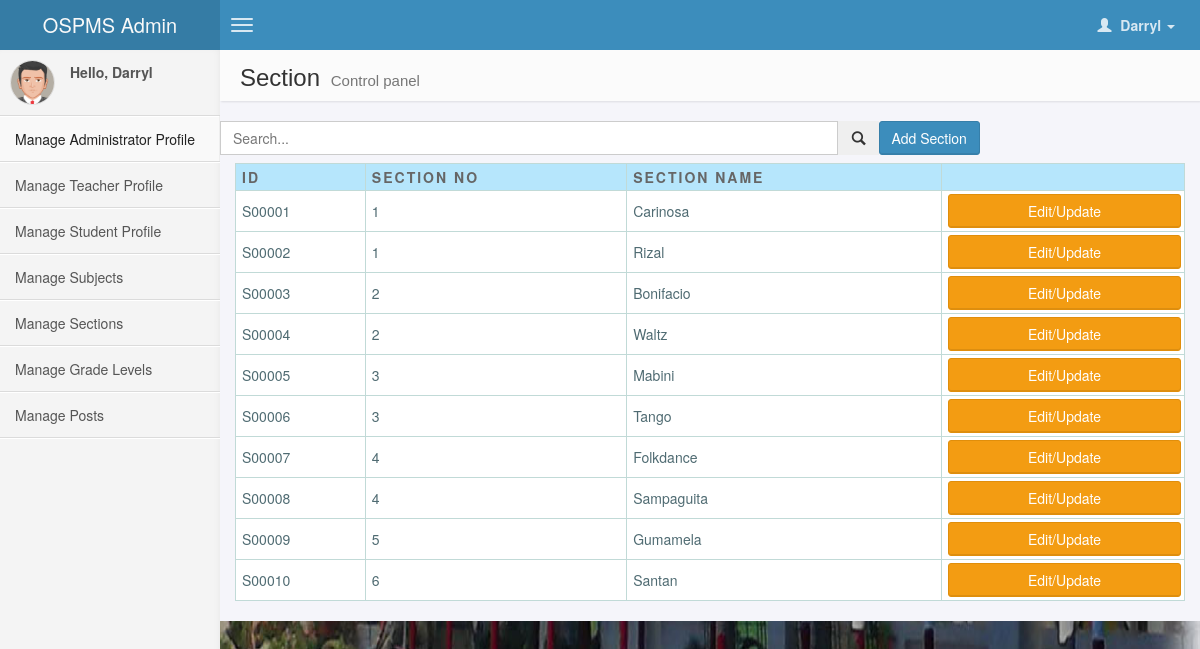
/index.php?r=lss&scs (signed in), run on the app's committed database.
### tables this page shows
CREATE TABLE `section_list` (
  `sectionID` varchar(6) NOT NULL DEFAULT '',
  `sectionNo` varchar(2) DEFAULT NULL,
  `section_name` varchar(20) DEFAULT NULL,
  PRIMARY KEY (`sectionID`)
);

### model/administrator.php (called while the page is built, shortened)
<?php
function get_allsection()
{
	include "config/conn.php";
	$sql="Select * from section_list";
	$sql=mysqli_query($cxn,$sql);
	return $sql;
}
?>

### views/admin.php (the view, shortened to what this page needs)
<!DOCTYPE html>
<html>
    <head>
            <link href="views/plugins/bootstrap/bootstrap.css" rel="stylesheet"/>
            <link href="views/css/admin.css" rel="stylesheet" />
    </head>
    <body class="skin-blue" onload="check()">
        <header class="header">
            <a href="index.php?r=lss" class="logo">
                OSPMS Admin
            </a>
            <nav class="navbar navbar-static-top" role="navigation">
                <a href="#" class="navbar-btn sidebar-toggle" data-toggle="offcanvas" role="button">
                    <span class="icon-bar"></span>
                    <span class="icon-bar"></span>
                    <span class="icon-bar"></span>
                </a>
                <div class="navbar-right">
                    <ul class="nav navbar-nav">
                        <li class="dropdown user user-menu">
                            <a href="#" class="dropdown-toggle" data-toggle="dropdown">
                                <i class="glyphicon glyphicon-user"></i>
                                <span>
                            <?php
                                if((isset($_SESSION['reg_fname'])))
                                {
                                echo ''.$_SESSION['reg_fname'].'';
                                }
                            ?>
                        <i class="caret"></i></span>
                            </a>
                        </li>
                    </ul>
                </div>
            </nav>
        </header>
        <div class="wrapper row-offcanvas row-offcanvas-left">
            <aside class="left-side sidebar-offcanvas">
                <section class="sidebar">
                    <div class="user-panel">
                        <div class="pull-left image">
                            <img src="views/res/avatar5.png" class="img-circle" alt="User Image" />
                        </div>
                        <div class="pull-left info">
                        <?php
                        if(isset($_SESSION['reg_fname']))
                        {
                            echo '<p>Hello, '.$_SESSION['reg_fname'].'</p>';
                        }
                        ?>
                        </div>
                    </div>
                    <ul class="sidebar-menu">
                        <li class="active">
                            <a href="index.php?r=lss&ap">
                                <i class=""></i> <span>Manage Administrator Profile </span>
                            </a>
                        </li>
                         <li>
                            <a href="index.php?r=lss&tp">
                                <i class=""></i> <span>Manage Teacher Profile</span>
                            </a>
                        </li>
                         <li>
                            <a href="index.php?r=lss&sp">
                                <i class=""></i> <span>Manage Student Profile</span>
                            </a>
                        </li>
                        <li>
                            <a href="index.php?r=lss&sbs">
                                <i class=""></i> <span>Manage Subjects</span>
                            </a>
                        </li>
                        <li>
                            <a href="index.php?r=lss&scs">
                                <i class=""></i> <span>Manage Sections</span>
                            </a>
                        </li>
                        <li>
                            <a href="index.php?r=lss&gl">
                                <i class=""></i> <span>Manage Grade Levels</span>
                            </a>
                        </li>
                         <li>
                            <a href="index.php?r=lss&ps">
                                <i class=""></i> <span>Manage Posts</span>
                            </a>
                        </li>
                    </ul>
                </section>
            </aside>
            <aside class="right-side">
            <?php
            if(isset($_GET['ap']))
            {
            ?>
                <section class="content-header">
                    <h1>
                        Administrator Profile
                        <small>Control panel</small>
                    </h1>
                </section>
                <section class="content">
                    <div class="row">
                        <div class="input-group">
                            <input type="text" name="q" class="form-control" placeholder="Search..." id="ap_filter" />
                            <span class="input-group-btn">
                                <button type='button' name='search' id='search-btn' class="btn btn-flat"><i class="glyphicon glyphicon-search"></i></button>
                            </span>
                            <button type="button" class="btn btn-primary pull-left" onclick="window.location.href='#'">Add Administrator</button>
                        </div>
                    </div>
                    <div class="row">
                        <section class="col-lg-12 rconnectedSortable">
                            <table cellpadding="1" cellspacing="1" id="resultTable">
                                <thead>
                                    <tr>
                                        <th>ID</th>
                                        <th>Last Name</th>
                                        <th>First Name</th>
                                        <th>Middle Name</th>
                                        <th>Gender</th>
                                        <th>Status</th>
                                        <th>Birthday</th>
                                        <th>Address</th>
                                        <th>Image</th>
                                        <th></th>
                                    </tr>
                                </thead>
                                <tbody id="ap-box">
                                     <?php
                                        foreach($adminlist as $row)
                                        {
                                            echo '<tr>';
                                            echo '<td>'.$row['reg_id'].'</td>';
                                            echo '<td>'.$row['reg_lname'].'</td>';
                                            echo '<td>'.$row['reg_fname'].'</td>';
                                            echo '<td>'.$row['reg_mname'].'</td>';
                                            echo '<td>'.$row['reg_gender'].'</td>';
                                            echo '<td>'.$row['reg_status'].'</td>';
                                            echo '<td>'.$row['reg_birthday'].'</td>';
                                            echo '<td>'.$row['reg_address'].'</td>';
                                            echo '<td><div align="left"><img src="views/res/'.$row['image'].'" class="img-circle" alt="User Image" width="50px;" height="50px;"/></div></td>';
                                            echo '<td><button type="button" id="'.$row['reg_id'].'" class="btn btn-warning admin-id">Edit/Update</button></td>';
                                            echo '</tr>';
                                        }
                                    ?>
                                </tbody>
                           </table>
                       <!--  <form name="adminidhidden" method="post" id="adminidhidden">
                            <input type="hidden" id="admin-hidden-id" name="admin-id" value=""/>
                        </form> -->
                        </section>
                    </div>
                </section>
             <?php
             }
             else if(isset($_GET['scs']))
             {
             ?>
                 <section class="content-header">
                    <h1>
                        Section
                        <small>Control panel</small>
                    </h1>
                </section>
                <section class="content">
                    <div class="row">
                        <div class="input-group">
                            <input type="text" name="q" class="form-control" placeholder="Search..." id="scs_filter"/>
                            <span class="input-group-btn">
                                <button type='button' name='search' id='search-btn' class="btn btn-flat"><i class="glyphicon glyphicon-search"></i></button>
                            </span>
                             <button type="button" class="btn btn-primary pull-left">Add Section</button>
                        </div>
                    </div>
                    <div class="row">
                        <section class="col-lg-12 connectedSortable">
                            <table cellpadding="1" cellspacing="1" id="resultTable">
                                <thead>
                                    <tr>
                                        <th>ID</th>
                                        <th>Section No</th>
                                        <th>Section Name</th>
                                        <th></th>
                                    </tr>
                                </thead>
                                <tbody id="scs-box">
                                     <?php
                                        foreach($sectionlist as $row)
                                        {
                                            echo '<tr>';
                                            echo '<td>'.$row['sectionID'].'</td>';
                                            echo '<td>'.$row['sectionNo'].'</td>';
                                            echo '<td>'.$row['section_name'].'</td>';
                                            echo '<td><button type="button" id="'.$row['sectionID'].'" class="btn btn-warning section-id col-lg-12">Edit/Update</button></td>';
                                            echo '</tr>';
                                        }
                                    ?>
                                </tbody>
                            </table>
                        </section>
                    </div>
                </section>
             <?php
              }
             ?>
            </aside>
        </div>
    </body>
</html>

### data on the page
section_list: sectionID "S00001", sectionNo "1", section_name "Carinosa"
section_list: sectionID "S00002", sectionNo "1", section_name "Rizal"
section_list: sectionID "S00003", sectionNo "2", section_name "Bonifacio"
section_list: sectionID "S00004", sectionNo "2", section_name "Waltz"
section_list: sectionID "S00005", sectionNo "3", section_name "Mabini"
section_list: sectionID "S00006", sectionNo "3", section_name "Tango"
section_list: sectionID "S00007", sectionNo "4", section_name "Folkdance"
section_list: sectionID "S00008", sectionNo "4", section_name "Sampaguita"
section_list: sectionID "S00009", sectionNo "5", section_name "Gumamela"
section_list: sectionID "S00010", sectionNo "6", section_name "Santan"

### other printed values
$_SESSION['reg_fname'] "Darryl"
